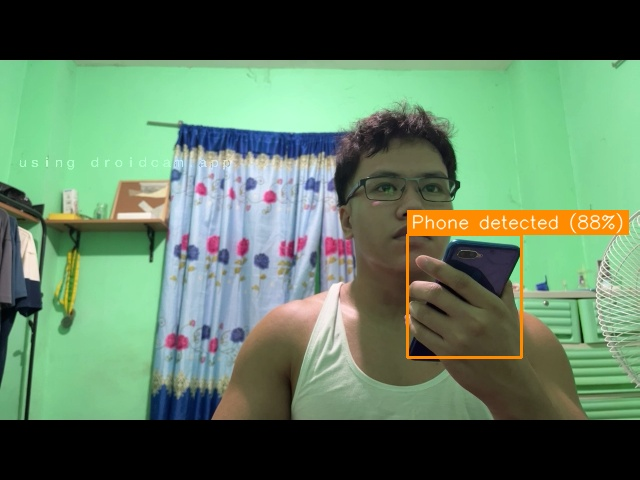
#> input picture assets/snapshots/object_cell phone_2026-06-18T15-33-52-660789+00-00.jpg, 640 x 480 px
$ python -i face_verifier.py   (imports and definitions only)
#> lines starting #> are read from the running program, lines starting #| are printed output that depends on the picture
# src/core/face_verifier.py

import cv2
import os
import numpy as np
import pickle
from pathlib import Path


class FaceVerifier:
    """
    Verifies that the person in frame matches the registered student.

    Workflow:
      1. enroll(frame, student_id)  — called once at session start to save the face embedding
      2. verify(frame)              — called periodically during the session

    Uses OpenCV's LBPH (Local Binary Pattern Histogram) face recognizer.
    No internet required, no API keys, runs fully offline.

    LBPH is chosen over deep learning embeddings (DeepFace, face_recognition)
    because it requires no extra pip installs beyond opencv-contrib-python.
    """

    ENROLLMENT_DIR = Path("assets/enrolled_faces")
    MIN_CONFIDENCE = 80.0    # LBPH distance — lower = more similar. >80 = likely different person
    VERIFY_EVERY_N = 60      # Verify identity every N frames (not every frame)

    def __init__(self, student_id: str = "student_001"):
        self.student_id   = student_id
        self._recognizer  = cv2.face.LBPHFaceRecognizer_create()
        self._face_cascade = cv2.CascadeClassifier(
            cv2.data.haarcascades + "haarcascade_frontalface_default.xml"
        )
        self._enrolled    = False
        self._model_path  = self.ENROLLMENT_DIR / f"{student_id}_model.yml"
        self._frame_count = 0
        self._last_result = {"verified": True, "confidence": 0.0, "status": "pending"}

        self.ENROLLMENT_DIR.mkdir(parents=True, exist_ok=True)

        # Auto-load existing enrollment if available
        if self._model_path.exists():
            self._recognizer.read(str(self._model_path))
            self._enrolled = True
            print(f"[FaceVerifier] Loaded existing enrollment for {student_id}")

    @property
    def is_enrolled(self) -> bool:
        return self._enrolled

    def enroll(self, frame: np.ndarray, n_samples: int = 20) -> dict:
        """
        Collects face samples from a single frame and adds to enrollment.
        Call this repeatedly during the enrollment phase (e.g. 3 seconds of frames).

        Returns:
          { "status": "collecting" | "complete" | "no_face", "progress": float }
        """
        if not hasattr(self, "_enrollment_faces"):
            self._enrollment_faces = []

        faces = self._detect_faces(frame)
        if not faces:
            return {"status": "no_face", "progress": len(self._enrollment_faces) / n_samples}

        # Use the largest face
        largest = max(faces, key=lambda f: f[2] * f[3])
        face_roi = self._extract_roi(frame, largest)

        self._enrollment_faces.append(face_roi)

        progress = len(self._enrollment_faces) / n_samples

        if len(self._enrollment_faces) >= n_samples:
            # Train the recognizer on collected samples
            labels = [0] * len(self._enrollment_faces)
            self._recognizer.train(self._enrollment_faces, np.array(labels))
            self._recognizer.save(str(self._model_path))
            self._enrolled = True
            self._enrollment_faces = []
            print(f"[FaceVerifier] Enrollment complete for {self.student_id}")
            return {"status": "complete", "progress": 1.0}

        return {"status": "collecting", "progress": progress}

    # [77 lines left out: functions verify, draw_status, reset_enrollment, not called in this run]

    # ------------------------------------------------------------------
    # Internal helpers
    # ------------------------------------------------------------------

    def _detect_faces(self, frame: np.ndarray):
        gray  = cv2.cvtColor(frame, cv2.COLOR_BGR2GRAY)
        faces = self._face_cascade.detectMultiScale(
            gray,
            scaleFactor  = 1.1,
            minNeighbors = 5,
            minSize      = (60, 60),
        )
        if len(faces) == 0:
            return []
        return list(faces)

    # [6 lines left out: function _extract_roi, not called in this run]

>>> import cv2
>>> picture = cv2.imread('../../assets/snapshots/object_cell phone_2026-06-18T15-33-52-660789+00-00.jpg')
#> picture is the input picture: shape (480, 640, 3); mean B, G, R 95.9, 122, 94.9
>>> result = FaceVerifier().enroll(picture)
#> in _detect_faces, `gray  = cv2.cvtColor(frame, cv2.COLOR_BGR2GRAY)`:
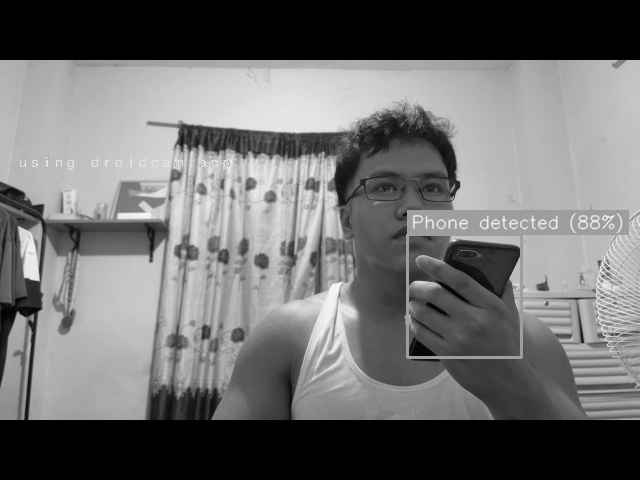
#> gray: shape (480, 640); min 0, max 252, mean 110.9
#> in _detect_faces, `faces = self._face_cascade.detectMultiScale( gray, scaleFactor  = 1.1,..`: faces = ()
#> in enroll, `faces = self._detect_faces(frame)`: faces = []
#> result = {'status': 'no_face', 'progress': 0}
